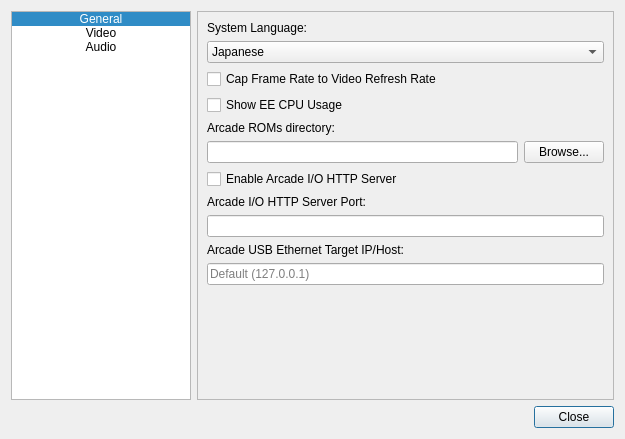
<?xml version="1.0" encoding="UTF-8"?>
<ui version="4.0">
 <class>SettingsDialog</class>
 <widget class="QDialog" name="SettingsDialog">
  <property name="geometry">
   <rect>
    <x>0</x>
    <y>0</y>
    <width>625</width>
    <height>439</height>
   </rect>
  </property>
  <property name="windowTitle">
   <string>Settings</string>
  </property>
  <layout class="QGridLayout" name="gridLayout">
   <item row="1" column="1">
    <widget class="QDialogButtonBox" name="buttonBox">
     <property name="orientation">
      <enum>Qt::Horizontal</enum>
     </property>
     <property name="standardButtons">
      <set>QDialogButtonBox::Close</set>
     </property>
    </widget>
   </item>
   <item row="0" column="0">
    <widget class="QListWidget" name="listWidget">
     <property name="minimumSize">
      <size>
       <width>175</width>
       <height>0</height>
      </size>
     </property>
     <property name="maximumSize">
      <size>
       <width>180</width>
       <height>16777215</height>
      </size>
     </property>
     <property name="editTriggers">
      <set>QAbstractItemView::EditKeyPressed|QAbstractItemView::SelectedClicked</set>
     </property>
     <property name="iconSize">
      <size>
       <width>48</width>
       <height>48</height>
      </size>
     </property>
     <property name="currentRow">
      <number>0</number>
     </property>
     <item>
      <property name="text">
       <string>General</string>
      </property>
      <property name="font">
       <font>
        <kerning>true</kerning>
       </font>
      </property>
      <property name="textAlignment">
       <set>AlignCenter</set>
      </property>
      <property name="icon">
       <iconset resource="resources.qrc">
        <normaloff>:/assets/general.png</normaloff>:/assets/general.png</iconset>
      </property>
      <property name="flags">
       <set>ItemIsSelectable|ItemIsEnabled</set>
      </property>
     </item>
     <item>
      <property name="text">
       <string>Video</string>
      </property>
      <property name="textAlignment">
       <set>AlignCenter</set>
      </property>
      <property name="icon">
       <iconset resource="resources.qrc">
        <normaloff>:/assets/video.png</normaloff>:/assets/video.png</iconset>
      </property>
      <property name="flags">
       <set>ItemIsSelectable|ItemIsEnabled</set>
      </property>
     </item>
     <item>
      <property name="text">
       <string>Audio</string>
      </property>
      <property name="font">
       <font>
        <stylestrategy>PreferDefault</stylestrategy>
       </font>
      </property>
      <property name="textAlignment">
       <set>AlignCenter</set>
      </property>
      <property name="icon">
       <iconset resource="resources.qrc">
        <normaloff>:/assets/music.png</normaloff>:/assets/music.png</iconset>
      </property>
      <property name="flags">
       <set>ItemIsSelectable|ItemIsEnabled</set>
      </property>
     </item>
    </widget>
   </item>
   <item row="0" column="1">
    <widget class="QStackedWidget" name="stackedWidget">
     <property name="frameShape">
      <enum>QFrame::StyledPanel</enum>
     </property>
     <property name="currentIndex">
      <number>0</number>
     </property>
     <widget class="QWidget" name="General">
      <layout class="QVBoxLayout" name="verticalLayout1">
       <item>
        <widget class="QLabel" name="label_2">
         <property name="text">
          <string>System Language:</string>
         </property>
        </widget>
       </item>
       <item>
        <widget class="QComboBox" name="comboBox_system_language">
         <item>
          <property name="text">
           <string>Japanese</string>
          </property>
         </item>
         <item>
          <property name="text">
           <string>English</string>
          </property>
         </item>
         <item>
          <property name="text">
           <string>French</string>
          </property>
         </item>
         <item>
          <property name="text">
           <string>Spanish</string>
          </property>
         </item>
         <item>
          <property name="text">
           <string>German</string>
          </property>
         </item>
         <item>
          <property name="text">
           <string>Italian</string>
          </property>
         </item>
         <item>
          <property name="text">
           <string>Dutch</string>
          </property>
         </item>
         <item>
          <property name="text">
           <string>Portuguese</string>
          </property>
         </item>
         <item>
          <property name="text">
           <string>Russian</string>
          </property>
         </item>
         <item>
          <property name="text">
           <string>Korean</string>
          </property>
         </item>
         <item>
          <property name="text">
           <string>Traditional Chinese</string>
          </property>
         </item>
         <item>
          <property name="text">
           <string>Simplified Chinese</string>
          </property>
         </item>
        </widget>
       </item>
       <item>
        <widget class="QCheckBox" name="checkBox_limitFrameRate">
         <property name="text">
          <string>Cap Frame Rate to Video Refresh Rate</string>
         </property>
        </widget>
       </item>
       <item>
        <widget class="QCheckBox" name="checkBox_showEECPUUsage">
         <property name="text">
          <string>Show EE CPU Usage</string>
         </property>
        </widget>
       </item>
       <item>
        <widget class="QLabel" name="label_8">
         <property name="text">
          <string>Arcade ROMs directory:</string>
         </property>
        </widget>
       </item>
       <item>
        <layout class="QHBoxLayout" name="horizontalLayout">
         <item>
          <widget class="QLineEdit" name="edit_arcadeRoms_dir">
           <property name="readOnly">
            <bool>true</bool>
           </property>
          </widget>
         </item>
         <item>
          <widget class="QPushButton" name="button_browseArcadeRomsDir">
           <property name="text">
            <string>Browse...</string>
           </property>
          </widget>
         </item>
        </layout>
       </item>
       <item>
        <widget class="QCheckBox" name="checkBox_enableArcadeIOServer">
         <property name="text">
          <string>Enable Arcade I/O HTTP Server</string>
         </property>
        </widget>
       </item>
       <item>
        <widget class="QLabel" name="label_9">
         <property name="text">
          <string>Arcade I/O HTTP Server Port:</string>
         </property>
        </widget>
       </item>
       <item>
        <widget class="QLineEdit" name="lineEdit_arcadeIOServerPort"/>
       </item>
       <item>
        <widget class="QLabel" name="label_arcadeEthernetTarget">
         <property name="text">
          <string>Arcade USB Ethernet Target IP/Host:</string>
         </property>
        </widget>
       </item>
       <item>
        <widget class="QLineEdit" name="lineEdit_arcadeEthernetTarget">
         <property name="placeholderText">
          <string>Default (127.0.0.1)</string>
         </property>
        </widget>
       </item>
       <item>
        <spacer name="verticalSpacer_2">
         <property name="orientation">
          <enum>Qt::Vertical</enum>
         </property>
         <property name="sizeHint" stdset="0">
          <size>
           <width>20</width>
           <height>40</height>
          </size>
         </property>
        </spacer>
       </item>
      </layout>
     </widget>
     <widget class="QWidget" name="Video">
      <layout class="QVBoxLayout" name="verticalLayout">
       <item>
        <widget class="QLabel" name="label_3">
         <property name="text">
          <string>&lt;html&gt;&lt;head/&gt;&lt;body&gt;&lt;p&gt;Resolution:&lt;/p&gt;&lt;/body&gt;&lt;/html&gt;</string>
         </property>
        </widget>
       </item>
       <item>
        <widget class="QComboBox" name="comboBox_res_multiplyer">
         <item>
          <property name="text">
           <string>1x (~480)</string>
          </property>
         </item>
         <item>
          <property name="text">
           <string>2x (~960p)</string>
          </property>
         </item>
         <item>
          <property name="text">
           <string>4x (~1920p)</string>
          </property>
         </item>
         <item>
          <property name="text">
           <string>8x (~4320p / 8k)</string>
          </property>
         </item>
         <item>
          <property name="text">
           <string>16x (~7680p / 16k)</string>
          </property>
         </item>
        </widget>
       </item>
       <item>
        <widget class="QLabel" name="label">
         <property name="text">
          <string>&lt;html&gt;&lt;head/&gt;&lt;body&gt;&lt;p&gt;Presentation Mode:&lt;/p&gt;&lt;/body&gt;&lt;/html&gt;</string>
         </property>
        </widget>
       </item>
       <item>
        <widget class="QComboBox" name="comboBox_presentation_mode">
         <property name="currentIndex">
          <number>1</number>
         </property>
         <item>
          <property name="text">
           <string>Fill Screen</string>
          </property>
         </item>
         <item>
          <property name="text">
           <string>Fit Screen</string>
          </property>
         </item>
         <item>
          <property name="text">
           <string>Original Size</string>
          </property>
         </item>
        </widget>
       </item>
       <item>
        <widget class="QCheckBox" name="checkBox_widescreenOutput">
         <property name="text">
          <string>Resize output to widescreen (16:9)</string>
         </property>
        </widget>
       </item>
       <item>
        <widget class="QCheckBox" name="checkBox_enable_gs_ram_reads">
         <property name="text">
          <string>Enable GS RAM reads</string>
         </property>
        </widget>
       </item>
       <item>
        <widget class="QCheckBox" name="checkBox_force_bilinear_filtering">
         <property name="text">
          <string>Force Bilinear Filtering</string>
         </property>
        </widget>
       </item>
       <item>
        <widget class="QWidget" name="gs_option_widget" native="true">
         <layout class="QGridLayout" name="gridLayout_2">
          <property name="leftMargin">
           <number>0</number>
          </property>
          <property name="topMargin">
           <number>0</number>
          </property>
          <property name="rightMargin">
           <number>0</number>
          </property>
          <property name="bottomMargin">
           <number>0</number>
          </property>
          <item row="0" column="0">
           <widget class="QLabel" name="label_6">
            <property name="text">
             <string>GS Handler:</string>
            </property>
           </widget>
          </item>
          <item row="2" column="0">
           <widget class="QLabel" name="label_7">
            <property name="text">
             <string>Vulkan Device:</string>
            </property>
           </widget>
          </item>
          <item row="1" column="0">
           <widget class="QComboBox" name="comboBox_gs_selection"/>
          </item>
          <item row="3" column="0">
           <widget class="QComboBox" name="comboBox_vulkan_device"/>
          </item>
          <item row="4" column="0">
           <widget class="QLabel" name="label_5">
            <property name="text">
             <string>Warning: Changing these settings during gameplay can produce unexpected results.</string>
            </property>
            <property name="textFormat">
             <enum>Qt::AutoText</enum>
            </property>
            <property name="alignment">
             <set>Qt::AlignLeading|Qt::AlignLeft|Qt::AlignTop</set>
            </property>
            <property name="wordWrap">
             <bool>true</bool>
            </property>
           </widget>
          </item>
         </layout>
        </widget>
       </item>
       <item>
        <widget class="QPushButton" name="button_vulkanDeviceInfo">
         <property name="text">
          <string>Show Vulkan Device Info...</string>
         </property>
        </widget>
       </item>
       <item>
        <spacer name="verticalSpacer">
         <property name="orientation">
          <enum>Qt::Vertical</enum>
         </property>
         <property name="sizeHint" stdset="0">
          <size>
           <width>20</width>
           <height>40</height>
          </size>
         </property>
        </spacer>
       </item>
      </layout>
     </widget>
     <widget class="QWidget" name="Audio">
      <layout class="QVBoxLayout" name="verticalLayout2">
       <item>
        <widget class="QCheckBox" name="checkBox_enable_audio">
         <property name="text">
          <string>Enable Audio Output</string>
         </property>
        </widget>
       </item>
       <item>
        <widget class="QLabel" name="label_4">
         <property name="text">
          <string>Buffer Size:</string>
         </property>
        </widget>
       </item>
       <item>
        <widget class="QSpinBox" name="spinBox_spuBlockCount">
         <property name="minimum">
          <number>10</number>
         </property>
         <property name="maximum">
          <number>400</number>
         </property>
         <property name="singleStep">
          <number>10</number>
         </property>
         <property name="value">
          <number>400</number>
         </property>
        </widget>
       </item>
       <item>
        <spacer name="verticalSpacer_3">
         <property name="orientation">
          <enum>Qt::Vertical</enum>
         </property>
         <property name="sizeHint" stdset="0">
          <size>
           <width>20</width>
           <height>40</height>
          </size>
         </property>
        </spacer>
       </item>
      </layout>
     </widget>
    </widget>
   </item>
  </layout>
 </widget>
 <resources>
  <include location="resources.qrc"/>
 </resources>
 <connections>
  <connection>
   <sender>buttonBox</sender>
   <signal>accepted()</signal>
   <receiver>SettingsDialog</receiver>
   <slot>accept()</slot>
   <hints>
    <hint type="sourcelabel">
     <x>248</x>
     <y>254</y>
    </hint>
    <hint type="destinationlabel">
     <x>157</x>
     <y>274</y>
    </hint>
   </hints>
  </connection>
  <connection>
   <sender>buttonBox</sender>
   <signal>rejected()</signal>
   <receiver>SettingsDialog</receiver>
   <slot>reject()</slot>
   <hints>
    <hint type="sourcelabel">
     <x>316</x>
     <y>260</y>
    </hint>
    <hint type="destinationlabel">
     <x>286</x>
     <y>274</y>
    </hint>
   </hints>
  </connection>
 </connections>
</ui>
